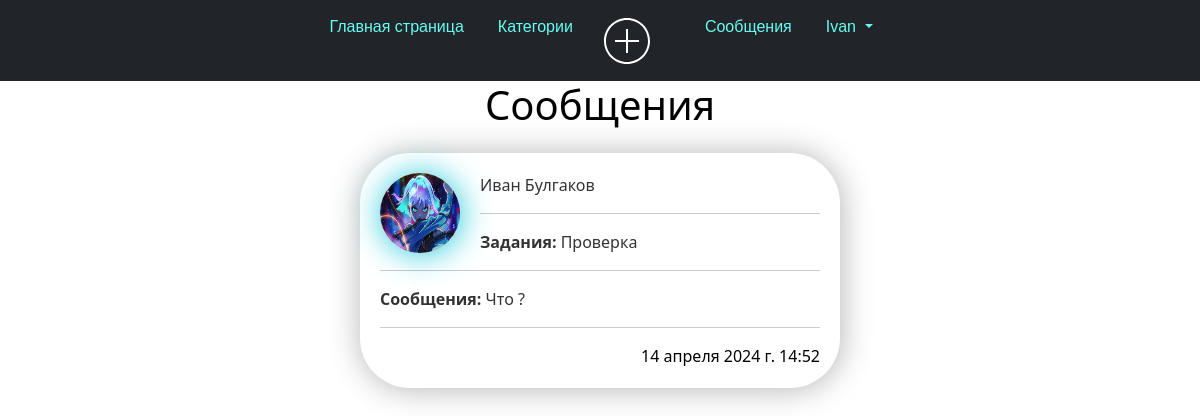
The app's page /message/ (signed in) with its own data.
### user_profile/models.py (models this page shows, shortened)
class Profile(models.Model):
    user = models.OneToOneField(User, null=True, blank=True, on_delete=models.CASCADE)
    first_name = models.CharField(max_length=100)
    last_name = models.CharField(max_length=100)
    email = models.EmailField()
    telegram_url = models.URLField(blank=True, null=True)
    youtube_url = models.URLField(blank=True, null=True)
    vk_url = models.URLField(blank=True, null=True)
    profile_picture = models.ImageField("Изображения", default="profile_pictures/default_profile_picture.jpg",
                                        null=True,
                                        blank=True, upload_to='media/profile_pictures')
    city = models.CharField(max_length=100)

### user_messeges/models.py (models this page shows, shortened)
class Conversation(models.Model):
    item = models.ForeignKey(Articles, related_name='conversations', on_delete=models.CASCADE)
    members = models.ManyToManyField(User, related_name='conversations')
    created_at = models.DateTimeField(auto_now_add=True)
    modified_at = models.DateTimeField(auto_now=True)
    class Meta:
        ordering = ('-modified_at',)

class ConversationMessage(models.Model):
    conversation = models.ForeignKey(Conversation, related_name='messages', on_delete=models.CASCADE)
    content = models.TextField()
    created_at = models.DateTimeField(auto_now_add=True)
    created_by = models.ForeignKey(User, related_name='created_messages', on_delete=models.CASCADE)

### tasks_app_user/models.py (models this page shows, shortened)
class Articles(models.Model):
    title = models.CharField("Название Задания", max_length=35)
    anons = models.CharField("О задании", max_length=25)
    phope = models.CharField('Телефон для связи с вами', max_length=11)
    prise = models.CharField('Цена', max_length=15)
    full_text = models.TextField("Задания")
    data = models.DateTimeField(auto_now_add=True)
    user_name = models.CharField("User_name", max_length=15, )
    author = models.ForeignKey(User, on_delete=models.CASCADE, null=True)  # Внешний ключ к пользователю
    category = models.ForeignKey(Category, on_delete=models.SET_NULL, null=True)
    class Meta:
        verbose_name = "Задания"
        verbose_name_plural = "Задании"

### user_messeges/views.py (the view)
# urls.py: path('message/', views.inbox, name='inbox'),
@login_required
def inbox(request):
    conversations = Conversation.objects.filter(members__in=[request.user.id])
    return render(request, 'inbox.html', {
        'conversations': conversations,
    })

### user_messeges/templates/inbox.html (shortened to what this page needs)
{% extends 'tasks_app/layout.html' %}
{% block content %}
{% if conversations %}
<h1 class="mb-6 text-3xl" style="text-align: center;">Сообщения</h1>
{% for conversation in conversations %}
<div class="features">
    <div class="blog_post">
        <div class="space-y-6">
            <a href="{% url 'detail' conversation.id %}">
                <div class="p-6 flex bg-gray-100 rounded-xl">
                    <div>
                        {% for member in conversation.members.all %}
                        {% if member != request.user %}
                        <img class="profile-pic" src="{{ member.profile.profile_picture.url }}">
                        <p class="mb-1 text-sm">{{ member.profile.first_name }} {{ member.profile.last_name }} </p>
                        <hr>
                        <p><strong>Задания:</strong> {{ conversation.item.title }}</p>
                        <hr>
                        <p><strong>Сообщения:</strong> {{ conversation.messages.last.content|slice:":20" }}</p>
                        <hr>
                        <div class="time" align="right">{{ conversation.modified_at }}</div>
                        {% endif %}
                        {% endfor %}
                    </div>
                </div>
            </a>
        </div>
    </div>
</div>
{% endfor %}
{% else %}
<h1 class="mb-6 text-3xl" style="text-align: center;">У вас нет сообщений</h1>
{% endif %}
{% endblock %}

### tasks_app/templates/tasks_app/layout.html (shortened to what this page needs)
{% load static %}
{% load pwa %}
<html lang="en">
<head>
    <link rel="stylesheet" href="https://cdn.jsdelivr.net/npm/bootstrap@5.2.3/dist/css/bootstrap.min.css">
    <link rel="stylesheet" href="{% static 'tasks_app/css/tasks_app.css' %}">
</head>
<body>
<aside>
    <div class="bar">
        <ul class="nav justify-content-center navbar navbar-expand-lg navbar-dark bg-dark ">
            <li class="nav-item">
                <a class="nav-link active" aria-current="page" href="{% url 'home' %}">Главная страница</a>
            </li>
            <li class="nav-item">
                <a class="nav-link" href="{% url 'category' %}">Категории</a>
            </li>
            <li class="nav-item">
                <a href="{% url 'create' %}" class="bloc-icon">
                    <div class="img">
                    </div>
                </a>
            </li>
            {% if request.user.is_authenticated %}
            <li class="nav-item">
                <a class="nav-link active" aria-current="page" href="{% url 'inbox' %}">Сообщения</a>
            </li>
            {% endif %}
            <ul class="nav justify-content-end">
                {% if request.user.is_authenticated %}
                <li class="nav-item dropdown">
                    <a class="nav-link dropdown-toggle" href="#" role="button" data-bs-toggle="dropdown"
                       aria-expanded="false">
                        {{ user.username }}
                    </a>
                    {% else %}
            </ul>
            <li class="nav-item">
                <a class="nav-link" href="{% url 'register' %}">Регистрация</a>
            </li>
            <li class="nav-item"><a class="nav-link" href="{% url 'login' %}">Войти</a>
                {% endif %}
            </li>
        </ul>
    </div>
</aside>
                    <link href='https://unpkg.com/css.gg@2.0.0/icons/css/list.css' rel='stylesheet'>
<main>
    {% block content %}
    {% endblock %}
</main>
</body>
</html>

### tasks_app/static/tasks_app/css/tasks_app.css (style rules this page uses)
html, body { width: 100%; height:100%; }
body { background: #0B0C10; }
:root { --var-bgcolor: #fff; --var-fontcolor: #000; }
body { background-color: var(--var-bgcolor); color: var(--var-fontcolor); }
.features { padding: 1em; padding: 1em; width: 70%; margin: auto; text-align: center; box-sizing: content-box; }
li { display: inline-block; }
.nav-link { margin-top: 18px; margin-block: 26px; margin-block-start: -1px; margin-left: 2px; color: #66FCF1; }
.bloc-icon { display: flex; justify-content: center; align-items: center; }
.img { width: 98px; border-radius: 50%; position: relative; left: -12px; }
.justify-content-center { justify-content: center!important; margin-top: 0px; font-family: "Poppins", sans-serif; }
.justify-content-end { justify-content: flex-end!important; margin-top: 0px; font-family: "Poppins", sans-serif; }

### user_messeges/templates/inbox.html (style rules this page uses)
.features { padding: 1em; width: 40%; margin: auto; border-radius: 10px; text-align: left; box-sizing: content-box; }
.profile-pic { float: left; margin-right: 20px; width: 80px; height: 80px; background: linear-gradient(90deg, #ff9966, #ff5e62); border-radius: 50%; box-shadow: 1px 1px 2rem rgb(31 202 219); }
a { text-decoration: none; color: #333; }
.blog_post { background: #fff; border-radius: 50px; box-shadow: 1px 1px 2rem rgba(0, 0, 0, 0.3); margin: 0 auto; padding: 20px;  flex-direction: row; }
.time { background-color: var(--var-bgcolor); color: var(--var-fontcolor); }
.blog_post { background-color: var(--var-bgcolor); color: var(--var-fontcolor); }
:root { --var-bgcolor: #fff; --var-fontcolor: #000; }

### records on screen
Conversation: item "Проверка", messages.last.content "Что ?", modified_at "14 апреля 2024 г. 14:52"

### other values on screen
{{ user.username }} "Ivan"
{{ member.profile.first_name }} "Иван"
{{ member.profile.last_name }} "Булгаков"
